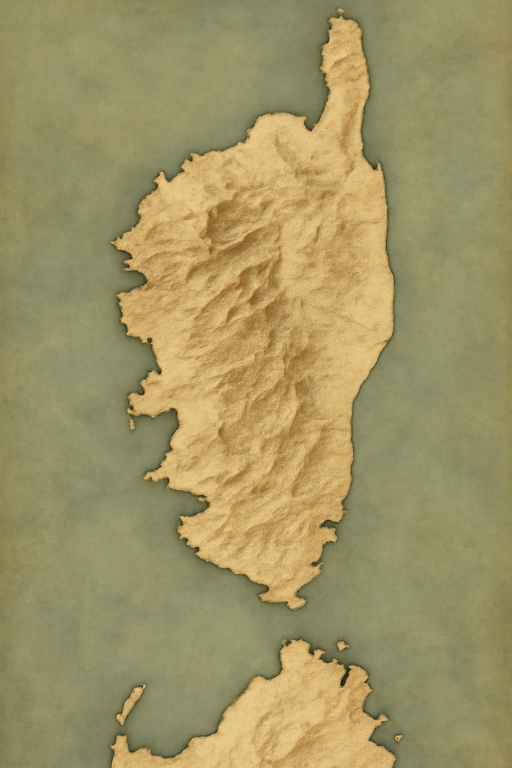
#> input picture frontend/assets/images/corsica-map-south.png, 1024 x 1536 px, found by its file name (shown at 1/2 size)
$ python fix_corsica_maps.py
#> lines starting #> are read from the running program, lines starting #| are printed output that depends on the picture
"""
Fix Corsica maps:
1. Remove yellow border from south map
2. Crop/zoom north map to show only Côte d'Azur + Cap Corse tip
3. Recomposite
"""
from PIL import Image, ImageFilter
import numpy as np

# --- SOUTH MAP: Remove yellow border ---
south = Image.open('/app/frontend/assets/images/corsica-map-south.png')
#> south is the input picture: PIL image 1024x1536 RGB; mean R, G, B 159.8, 148.1, 100.9
south_np = np.array(south)
h, w = south_np.shape[:2]
#> h = 1536; w = 1024

# Detect border: the yellow border pixels have high R, high G, low B
# Find the sea color (teal/blue-green) from the center of the image
# Sample sea color from a known water area (top-right corner)
sea_sample = south_np[10:50, w-50:w-10]
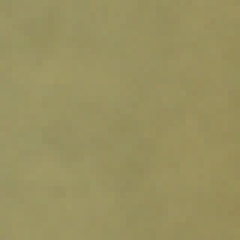
#> sea_sample: shape (40, 40, 3) (shown 6 times larger); mean R, G, B 152.8, 144.8, 96.1
sea_color = np.median(sea_sample, axis=(0,1)).astype(np.uint8)
#> sea_color = [153, 145, 96]
print(f"South map: {w}x{h}, Sea color sample: {sea_color}")
#| South map: 1024x1536, Sea color sample: [153 145  96]

# Check border width by scanning from edges
def find_border_width(img_np, side):
    """Find where the border ends by checking color similarity to sea"""
#> called with side = 'top'
    h, w = img_np.shape[:2]
#> h = 1536; w = 1024
    threshold = 80  # Color distance threshold

    for offset in range(0, min(60, min(h,w)//4)):
        if side == 'top':
            row = img_np[offset, w//4:3*w//4]
        elif side == 'bottom':
            row = img_np[h-1-offset, w//4:3*w//4]
        elif side == 'left':
            row = img_np[h//4:3*h//4, offset]
        elif side == 'right':
            row = img_np[h//4:3*h//4, w-1-offset]

        # Check if most pixels are "border-like" (yellowish)
        r, g, b = row[:, 0].mean(), row[:, 1].mean(), row[:, 2].mean()
        # Yellow border: R>180, G>150, B<130
        if r > 170 and g > 140 and b < 140:
            continue
        else:
            return offset
#> this loop made 1 pass
#> (r, g, b) on pass 1: (132.7, 131.9, 94.17)
    return 0

border_top = find_border_width(south_np, 'top')
#> border_top = 0
border_bottom = find_border_width(south_np, 'bottom')
#> the loop in find_border_width (call 2), `for offset in range(0, min(60, min(h,w)//4)):` made 60 passes
#> (r, g, b) on passes 1 to 12: (214.1, 180.2, 115.6), (214.1, 180.2, 115.7), (213.6, 179.6, 114.8), (213.2, 179.1, 114.5), (213.4, 179.4, 114.8), (213.3, 179.2, 114.7), (213.5, 179.3, 114.7), (213, 178.9, 114.4), (212.2, 178, 113.4), (211.8, 177.6, 113), (211.5, 177.1, 112.6), (210.8, 176.3, 111.9)
#> border_bottom = 0
border_left = find_border_width(south_np, 'left')
#> the loop in find_border_width, `for offset in range(0, min(60, min(h,w)//4)):` made 1 pass
#> (r, g, b) on pass 1: (141.7, 134.1, 87.55)
#> border_left = 0
border_right = find_border_width(south_np, 'right')
#> the loop in find_border_width, `for offset in range(0, min(60, min(h,w)//4)):` made 1 pass
#> (r, g, b) on pass 1: (145.9, 134.7, 85.34)
#> border_right = 0
print(f"Border widths - T:{border_top} B:{border_bottom} L:{border_left} R:{border_right}")
#| Border widths - T:0 B:0 L:0 R:0

# Crop the border and resize back to original dimensions
if max(border_top, border_bottom, border_left, border_right) > 0:
    # Add small safety margin
    margin = 2
    crop_top = max(0, border_top - margin)
    crop_bottom = max(0, border_bottom - margin)
    crop_left = max(0, border_left - margin)
    crop_right = max(0, border_right - margin)

    cropped = south.crop((crop_left, crop_top, w - crop_right, h - crop_bottom))
    # Resize back to original size
    south_fixed = cropped.resize((w, h), Image.LANCZOS)
    south_fixed.save('/app/frontend/assets/images/corsica-map-south.png')
    print(f"South map: cropped border and resized to {w}x{h}")
else:
    print("No significant border detected, trying alternative method")
    # Alternative: just trim 15px from each side and resize
    trim = 15
    cropped = south.crop((trim, trim, w - trim, h - trim))
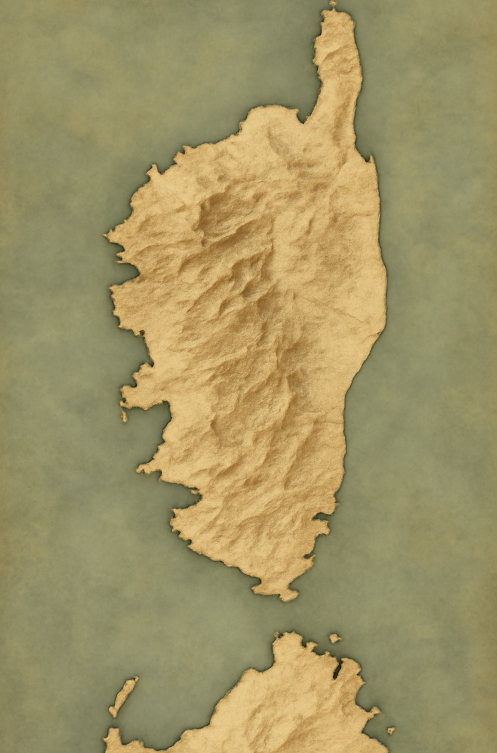
#> cropped: PIL image 994x1506 RGB (shown at 1/2 size); mean R, G, B 160.3, 148.5, 101.3
    south_fixed = cropped.resize((w, h), Image.LANCZOS)
    south_fixed.save('/app/frontend/assets/images/corsica-map-south.png')
    print(f"South map: trimmed {trim}px and resized to {w}x{h}")
#| South map: trimmed 15px and resized to 1024x1536

# --- NORTH MAP: Zoom into Côte d'Azur + Cap Corse tip ---
north = Image.open('/app/frontend/assets/images/corsica-map-north.png')
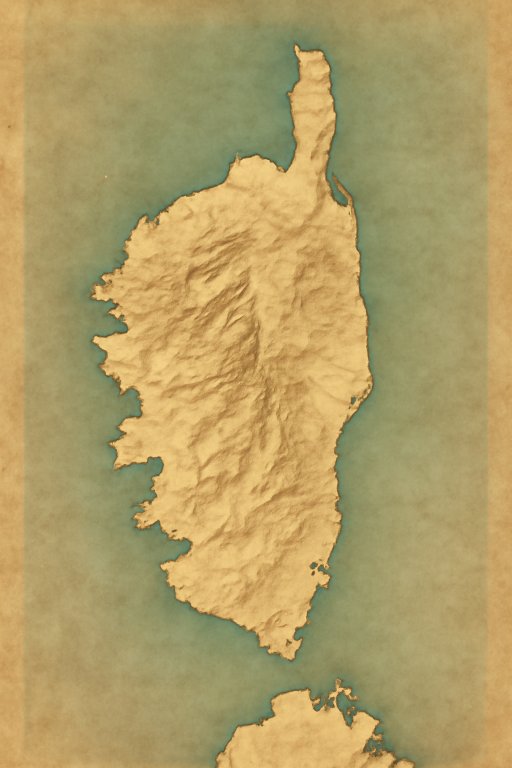
#> input picture frontend/assets/images/corsica-map-north.png, 1024 x 1536 px, found by its file name (shown at 1/2 size)
#> north is the input picture: PIL image 1024x1536 RGB; mean R, G, B 177.7, 158.6, 102.4
nh, nw = north.size[1], north.size[0]
#> nh = 1536; nw = 1024
print(f"\nNorth map: {nw}x{nh}")
#| North map: 1024x1536

# The north map shows Côte d'Azur at top ~30-40% and Corsica at center-bottom
# We want to crop to show only the top ~55% (Côte d'Azur + just Cap Corse tip)
# This will zoom in on the Côte d'Azur portion
crop_height = int(nh * 0.55)  # Take top 55% of the image
#> crop_height = 844
north_cropped = north.crop((0, 0, nw, crop_height))
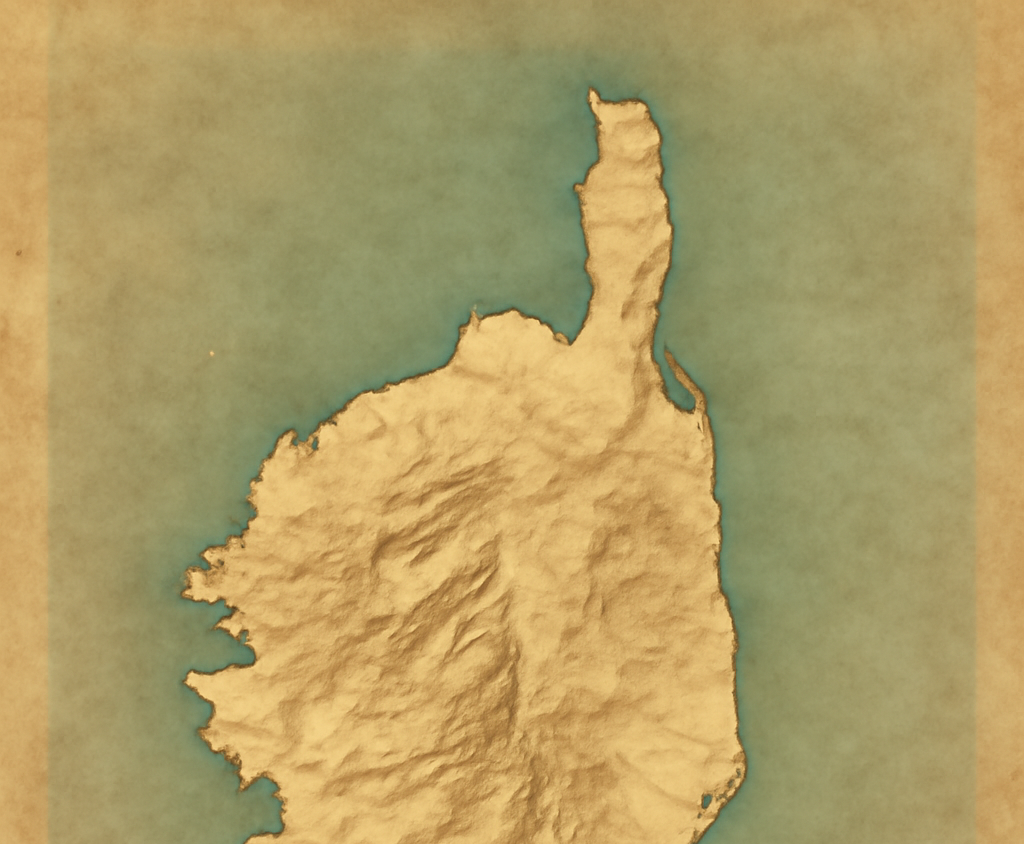
#> north_cropped: PIL image 1024x844 RGB; mean R, G, B 176.5, 158, 101.7
# Resize back to original dimensions
north_fixed = north_cropped.resize((nw, nh), Image.LANCZOS)
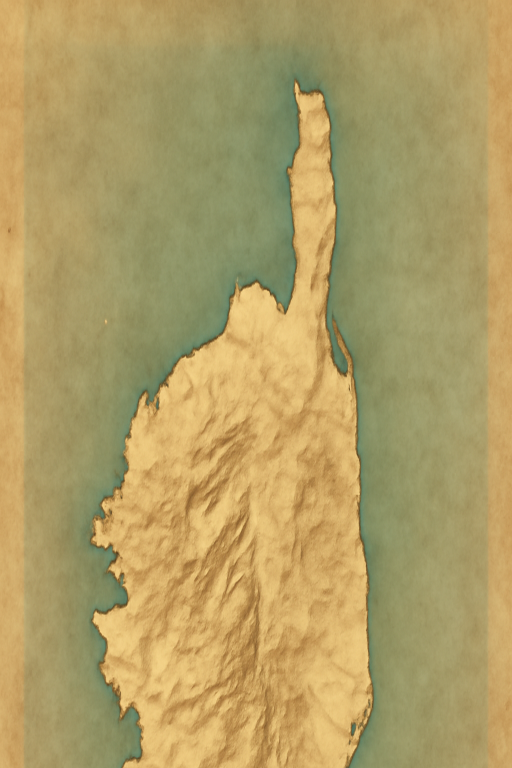
#> north_fixed: PIL image 1024x1536 RGB (shown at 1/2 size); mean R, G, B 176.5, 158, 101.7
north_fixed.save('/app/frontend/assets/images/corsica-map-north.png')
print(f"North map: cropped to top {crop_height}px and resized to {nw}x{nh}")
#| North map: cropped to top 844px and resized to 1024x1536

# --- RECOMPOSITE ---
north_final = Image.open('/app/frontend/assets/images/corsica-map-north.png')
south_final = Image.open('/app/frontend/assets/images/corsica-map-south.png')

composite = Image.new('RGB', (1024, 3072))
#> composite: PIL image 1024x3072 RGB; every value is 0
# Resize both to 1024x1536 if needed
north_resized = north_final.resize((1024, 1536), Image.LANCZOS)
south_resized = south_final.resize((1024, 1536), Image.LANCZOS)

composite.paste(north_resized, (0, 0))
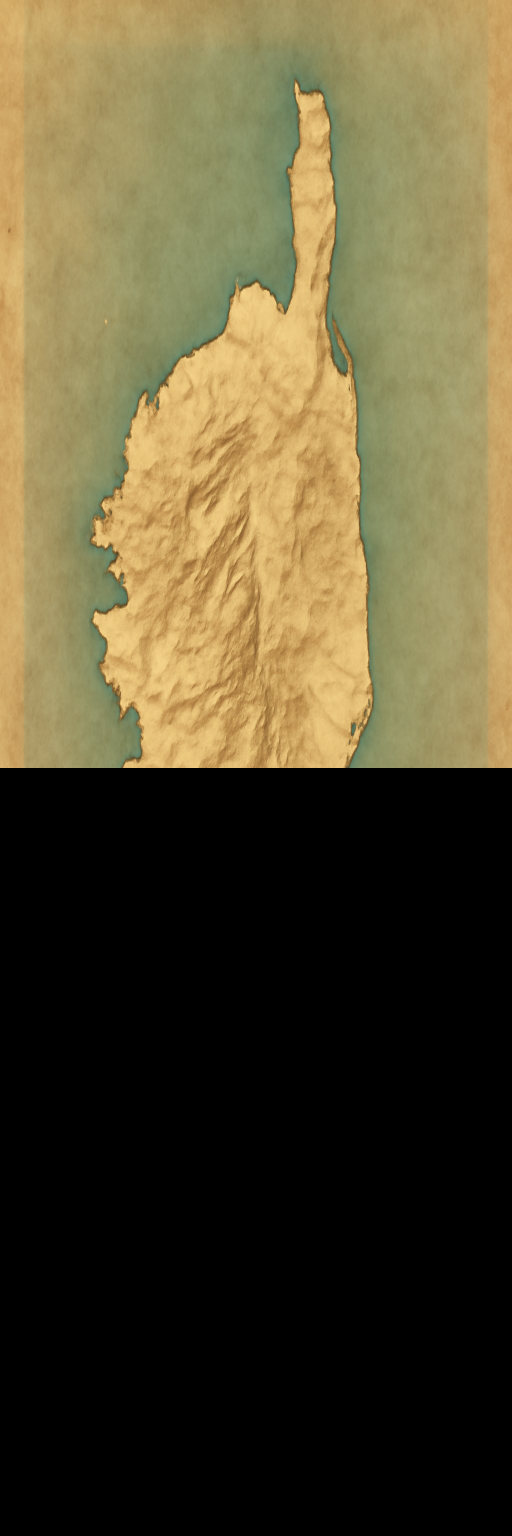
#> composite: PIL image 1024x3072 RGB (shown at 1/2 size); mean R, G, B 88.2, 79, 50.9
composite.paste(south_resized, (0, 1536))
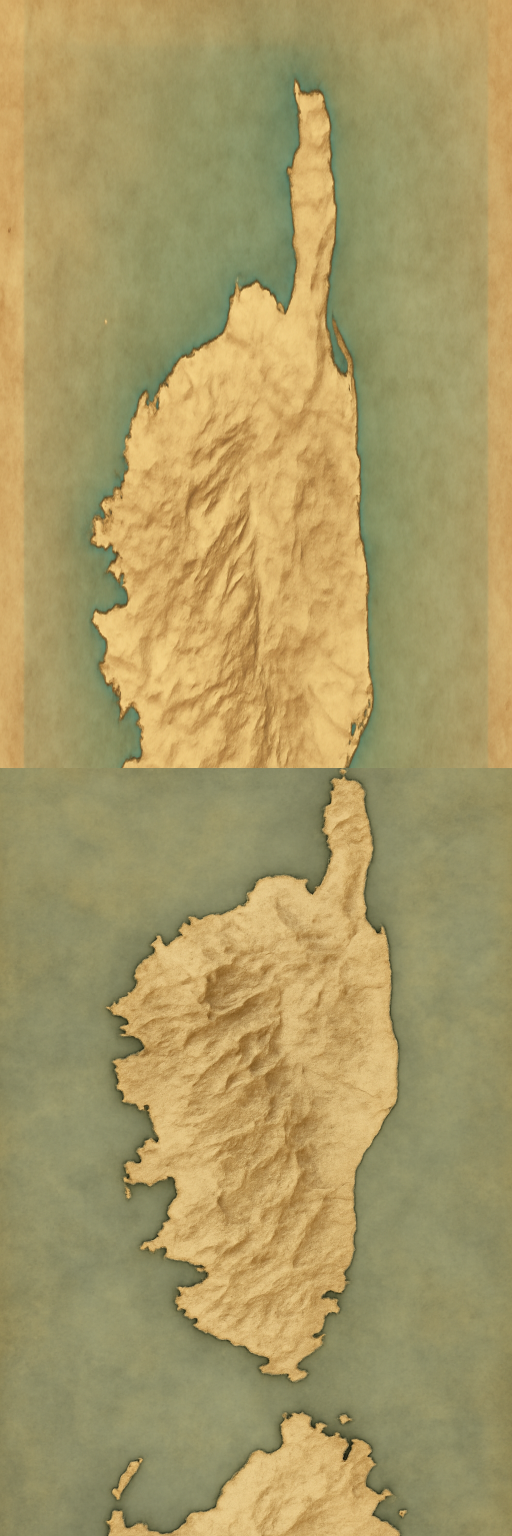
#> composite: PIL image 1024x3072 RGB (shown at 1/2 size); mean R, G, B 168.4, 153.2, 101.5
composite.save('/app/frontend/assets/images/corsica-map.png')
print(f"\nComposite saved: {composite.size}")
#| Composite saved: (1024, 3072)
print("Done!")
